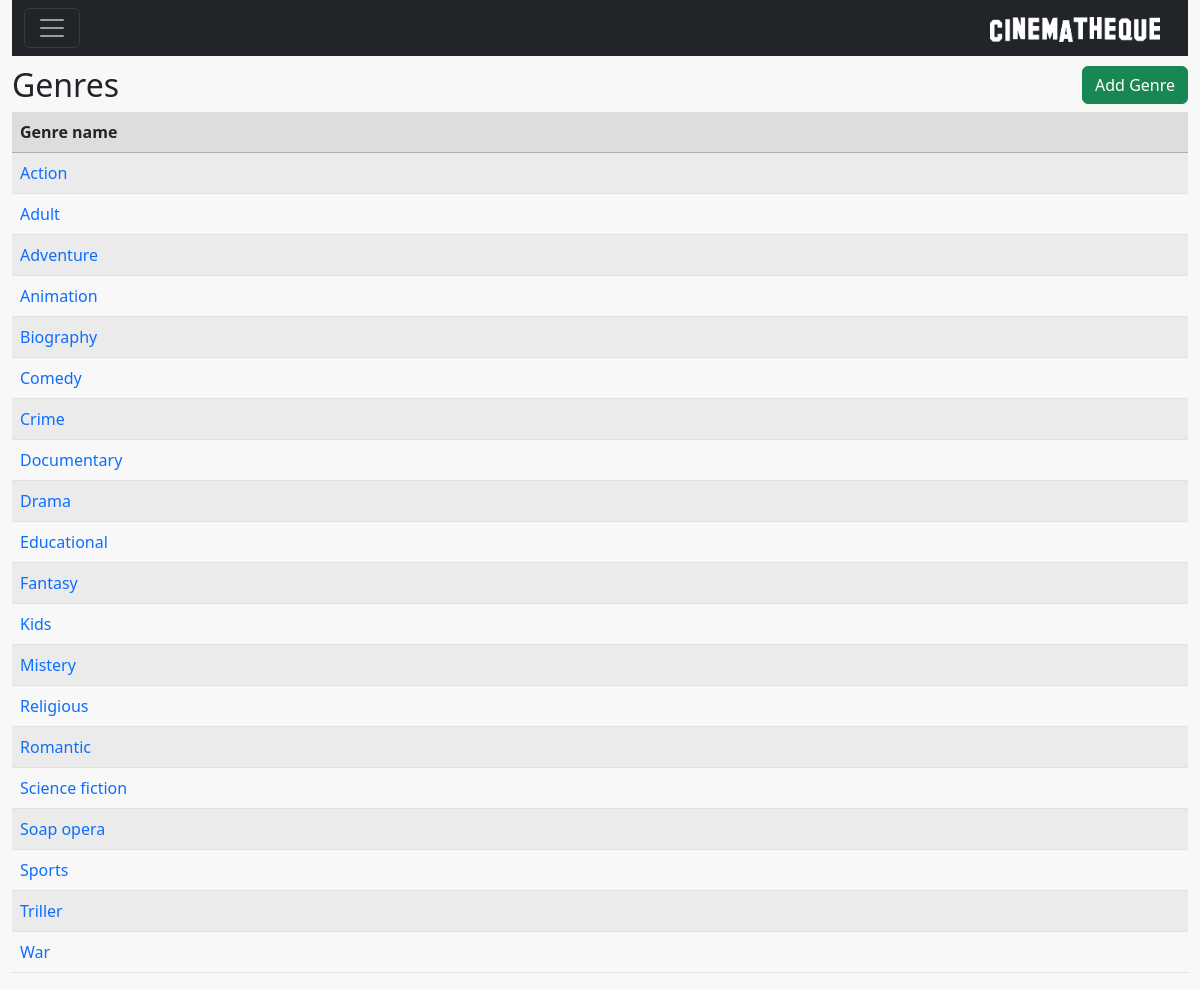
Page /genrelist (signed in) on the committed database.
### core/models.py (models this page shows, shortened)
class Base(models.Model):
    DateTimeOfInsert = models.DateTimeField(auto_now_add=True,auto_now=False)
    DateTimeOfLastUpdate = models.DateTimeField(auto_now=True)
    InsertUser = models.ForeignKey( settings.AUTH_USER_MODEL, null=True, blank=True,
                                    on_delete=models.CASCADE, related_name='+' )
    LastUpdateUser = models.ForeignKey( settings.AUTH_USER_MODEL, null=True, blank=True,
                                         on_delete=models.CASCADE, related_name='+' )
    class Meta:
        abstract = True

class Genre(Base):
    NameEN = models.CharField(max_length=30)
    NamePT_BR = models.CharField(max_length=30)

### core/views.py (the view)
# urls.py: re_path(r'genrelist', genreList, name='core_genre_list'),
@login_required
def genreList(request):
    genres = Genre.objects.all().order_by('NameEN')
    data = {'userProfile': UserProfile.objects.get(User=request.user),
            'class': Genre,
            'genres': genres}
    return render(request, 'core/genrelist.html', data )

### core/models.py (called while the page is built)
    def __str__(self):
        return self.User.username

    def is_superuser(self):
        return self.User.is_superuser

### templatetags/filter.py (called while the page is built)
@register.filter
def get_class_name(value):
    if f'{value._meta.verbose_name}'.capitalize() != f'{value.__class__.__name__}'.capitalize() :
        str = f'{value._meta.verbose_name}'
    else:
        str = f'{value.__class__.__name__}'.capitalize()
    return str

@register.filter
def get_class_plural_name(value):
    if f'{value._meta.verbose_name_plural}'.capitalize() != f'{value.__class__.__name__}'.capitalize() + 's':
        str = f'{value._meta.verbose_name_plural}'
    else:
        str = value.__class__.__name__ + 's'
    return str

### core/templates/core/genrelist.html
{% extends 'baselist.html' %}
{% load filter %}
{% block insertButton %}
    <a href="{% url 'core_genre_insert' %}" class="btn btn-success">Add {{class|get_class_name}}</a>
{% endblock %}
{% block list %}
     <div class="col">
         <table class="table table-striped">
             <thead class="bgheadlist">
               <tr>
                 <th scope="col">Genre name</th>
               </tr>
             </thead>
             <tbody>
             {% for genre in genres %}
               <tr>
                 <td><a href="{% url 'core_genre_update' genre.id %}">{{genre.NameEN}}</a></td>
               </tr>
               {% endfor%}
             </tbody>
         </table>
    </div>
{% endblock %}

### static/style.css (style rules this page uses)
a { text-decoration: none; }
.bgheadlist { background-color: #dddddd!important; border-bottom: 2px; border-color: #afafaf; }

### rows in the picture
Genre: NameEN "Action"
Genre: NameEN "Adult"
Genre: NameEN "Adventure"
Genre: NameEN "Animation"
Genre: NameEN "Biography"
Genre: NameEN "Comedy"
Genre: NameEN "Crime"
Genre: NameEN "Documentary"
Genre: NameEN "Drama"
Genre: NameEN "Educational"
Genre: NameEN "Fantasy"
Genre: NameEN "Kids"
Genre: NameEN "Mistery"
Genre: NameEN "Religious"
Genre: NameEN "Romantic"
Genre: NameEN "Science fiction"
Genre: NameEN "Soap opera"
Genre: NameEN "Sports"
Genre: NameEN "Triller"
Genre: NameEN "War"

### other values in the picture
{{ class|get_class_plural_name }} "Genres"
{{ class|get_class_name }} "Genre"
